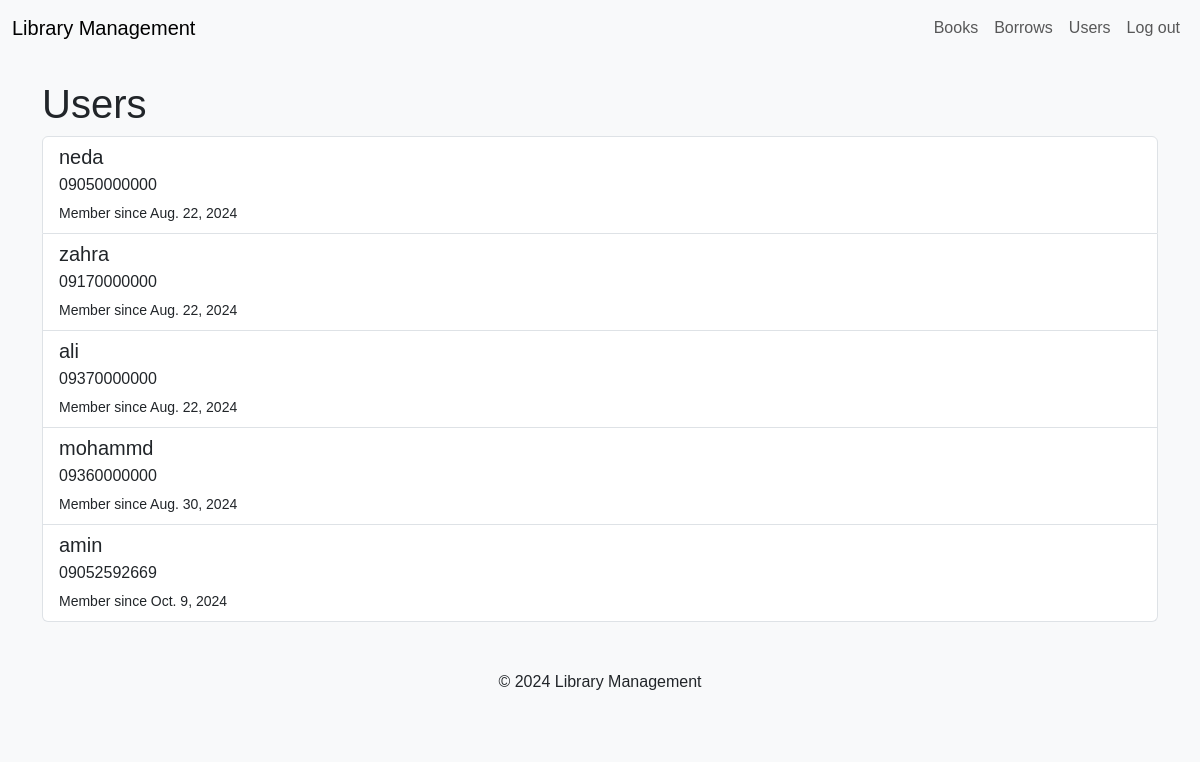
Screenshot of /accounts/user_list/ (signed in) with the database file from the repository.
### accounts/models.py (models this page shows, shortened)
class MyUser(AbstractBaseUser):
    full_name = models.CharField(max_length=30)
    date_of_birth = models.DateField(null=True, blank=True,default=None)
    adress = models.CharField(max_length=255)
    national_code = models.CharField(max_length=10, unique=True)
    phone = models.CharField(max_length=11, unique=True)
    is_active = models.BooleanField(default=True)
    is_admin = models.BooleanField(default=False)
    date_joined=models.DateField(auto_now_add=True)
    objects = MyUserManager()
    USERNAME_FIELD = "national_code"
    REQUIRED_FIELDS = ["full_name","phone", "adress"]

### accounts/views.py (the view)
# urls.py: path('user_list/', UserList.as_view(), name='user_list'),
class UserList(View):
    def get(self, request):
        context = {
            "users": user.objects.all()
        }
        return render(request, 'accounts/user_list.html', context=context)

### accounts/templates/accounts/user_list.html (shortened to what this page needs)
{% extends 'base.html' %}
{% block content %}
<h1>Users</h1>
<div class="list-group">
    {% for user in users %}
    <a href="{% url 'accounts:user_detail' user.id %}" class="list-group-item list-group-item-action">
        <h5 class="mb-1">{{ user.full_name }}</h5>
        <p class="mb-1">{{ user.phone }}</p>
        <small>Member since {{ user.date_joined }}</small>
    </a>
    {% endfor %}
</div>
{% endblock %}

### static/css/styles.css (style rules this page uses)
body { background-color: #f8f9fa; font-family: Arial, sans-serif; }

### rows the page displays
MyUser: full_name "neda", phone "09050000000", date_joined "Aug. 22, 2024"
MyUser: full_name "zahra", phone "09170000000", date_joined "Aug. 22, 2024"
MyUser: full_name "ali", phone "09370000000", date_joined "Aug. 22, 2024"
MyUser: full_name "mohammd", phone "09360000000", date_joined "Aug. 30, 2024"
MyUser: full_name "amin", phone "09052592669", date_joined "Oct. 9, 2024"
